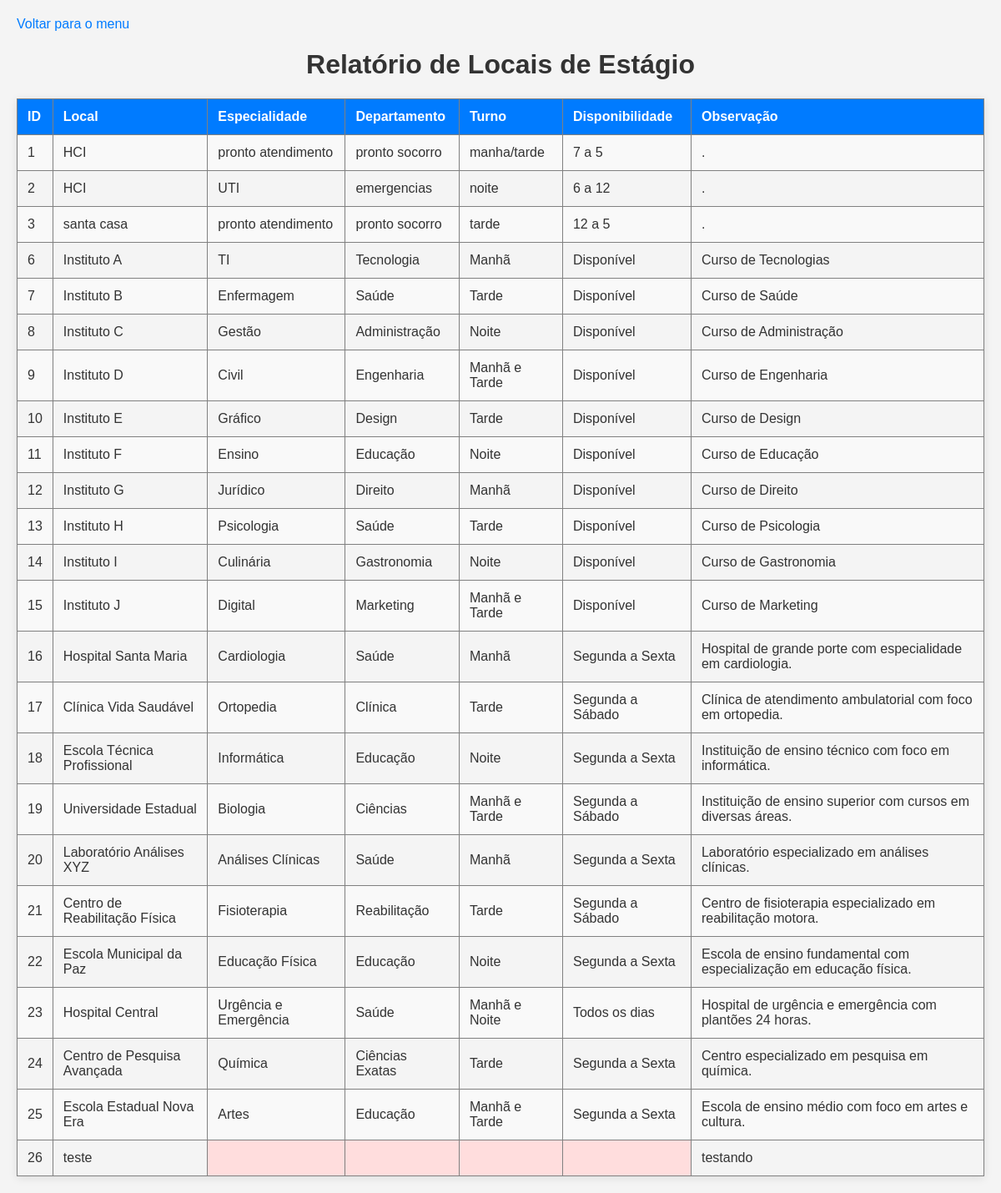
/relatorio_local.php (signed in), run on the app's committed database.
### tables this page shows
CREATE TABLE `local` (
  `id` int NOT NULL AUTO_INCREMENT,
  `instituicao` varchar(100) NOT NULL,
  `observacao` longtext NOT NULL,
  `especialidade` varchar(45) DEFAULT NULL,
  `departamento` varchar(45) DEFAULT NULL,
  `turno` varchar(45) DEFAULT NULL,
  `disponibilidade` varchar(45) DEFAULT NULL,
  PRIMARY KEY (`id`)
);

### Local.php (called while the page is built, shortened)
<?php
class Local {
    private $conn;
    private $table = 'local';
    public function __construct($db) {
        $this->conn = $db;
    }
    public function read() {
        $query = "SELECT * FROM " . $this->table;
        $stmt = $this->conn->prepare($query);
        $stmt->execute();
        return $stmt;
    }
}
?>

### relatorio_local.php (the view, shortened to what this page needs)
<!DOCTYPE html>
<html lang="pt-BR">
<head>
    <link rel="stylesheet" href="estilinho.css">
</head>
<body>
<a href="index.php">Voltar para o menu</a>
    <h1>Relatório de Locais de Estágio</h1>
    <table border="1">
        <tr>
            <th>ID</th>
            <th>Local</th>
            <th>Especialidade</th>
            <th>Departamento</th>
            <th>Turno</th>
            <th>Disponibilidade</th>
            <th>Observação</th>
        </tr>
        <?php
        include_once 'Local.php';
        $database = new Database();
        $db = $database->getConnection();
        $local = new Local($db);
        $stmt = $local->read();
        while ($row = $stmt->fetch(PDO::FETCH_ASSOC)) {
            echo "<tr>";
            echo "<td>" . $row['id'] . "</td>";
            echo "<td>" . $row['instituicao'] . "</td>";
            echo "<td>" . $row['especialidade'] . "</td>";
            echo "<td>" . $row['departamento'] . "</td>";
            echo "<td>" . $row['turno'] . "</td>";
            echo "<td>" . $row['disponibilidade'] . "</td>";
            echo "<td>" . $row['observacao'] . "</td>";
            echo "</tr>";
        }
        ?>
    </table>
</body>
</html>

### estilinho.css (style rules this page uses)
body { font-family: Arial, sans-serif; background-color: #f4f4f4; color: #333; margin: 0; padding: 20px; }
a { text-decoration: none; color: #007bff; }
h1 { text-align: center; color: #333; }
table { width: 100%; border-collapse: collapse; margin-top: 20px; box-shadow: 0 2px 10px rgba(0, 0, 0, 0.1); }
th, td { padding: 12px; text-align: left; }
th { background-color: #007bff; color: white; }
tr:nth-child(even) { background-color: #f9f9f9; }
td:empty { background-color: #ffdddd; text-align: center; }

### data on the page
local: id "1", instituicao "HCI", especialidade "pronto atendimento", departamento "pronto socorro", turno "manha/tarde", disponibilidade "7 a 5", observacao "."
local: id "2", instituicao "HCI", especialidade "UTI", departamento "emergencias", turno "noite", disponibilidade "6 a 12", observacao "."
local: id "3", instituicao "santa casa", especialidade "pronto atendimento", departamento "pronto socorro", turno "tarde", disponibilidade "12 a 5", observacao "."
local: id "6", instituicao "Instituto A", especialidade "TI", departamento "Tecnologia", turno "Manhã", disponibilidade "Disponível", observacao "Curso de Tecnologias"
local: id "7", instituicao "Instituto B", especialidade "Enfermagem", departamento "Saúde", turno "Tarde", disponibilidade "Disponível", observacao "Curso de Saúde"
local: id "8", instituicao "Instituto C", especialidade "Gestão", departamento "Administração", turno "Noite", disponibilidade "Disponível", observacao "Curso de Administração"
local: id "9", instituicao "Instituto D", especialidade "Civil", departamento "Engenharia", turno "Manhã e Tarde", disponibilidade "Disponível", observacao "Curso de Engenharia"
local: id "10", instituicao "Instituto E", especialidade "Gráfico", departamento "Design", turno "Tarde", disponibilidade "Disponível", observacao "Curso de Design"
local: id "11", instituicao "Instituto F", especialidade "Ensino", departamento "Educação", turno "Noite", disponibilidade "Disponível", observacao "Curso de Educação"
local: id "12", instituicao "Instituto G", especialidade "Jurídico", departamento "Direito", turno "Manhã", disponibilidade "Disponível", observacao "Curso de Direito"
local: id "13", instituicao "Instituto H", especialidade "Psicologia", departamento "Saúde", turno "Tarde", disponibilidade "Disponível", observacao "Curso de Psicologia"
local: id "14", instituicao "Instituto I", especialidade "Culinária", departamento "Gastronomia", turno "Noite", disponibilidade "Disponível", observacao "Curso de Gastronomia"
local: id "15", instituicao "Instituto J", especialidade "Digital", departamento "Marketing", turno "Manhã e Tarde", disponibilidade "Disponível", observacao "Curso de Marketing"
local: id "16", instituicao "Hospital Santa Maria", especialidade "Cardiologia", departamento "Saúde", turno "Manhã", disponibilidade "Segunda a Sexta", observacao "Hospital de grande porte com especialidade em cardiologia."
local: id "17", instituicao "Clínica Vida Saudável", especialidade "Ortopedia", departamento "Clínica", turno "Tarde", disponibilidade "Segunda a Sábado", observacao "Clínica de atendimento ambulatorial com foco em ortopedia."
local: id "18", instituicao "Escola Técnica Profissional", especialidade "Informática", departamento "Educação", turno "Noite", disponibilidade "Segunda a Sexta", observacao "Instituição de ensino técnico com foco em informática."
local: id "19", instituicao "Universidade Estadual", especialidade "Biologia", departamento "Ciências", turno "Manhã e Tarde", disponibilidade "Segunda a Sábado", observacao "Instituição de ensino superior com cursos em diversas áreas."
local: id "20", instituicao "Laboratório Análises XYZ", especialidade "Análises Clínicas", departamento "Saúde", turno "Manhã", disponibilidade "Segunda a Sexta", observacao "Laboratório especializado em análises clínicas."
local: id "21", instituicao "Centro de Reabilitação Física", especialidade "Fisioterapia", departamento "Reabilitação", turno "Tarde", disponibilidade "Segunda a Sábado", observacao "Centro de fisioterapia especializado em reabilitação motora."
local: id "22", instituicao "Escola Municipal da Paz", especialidade "Educação Física", departamento "Educação", turno "Noite", disponibilidade "Segunda a Sexta", observacao "Escola de ensino fundamental com especialização em educação física."
local: id "23", instituicao "Hospital Central", especialidade "Urgência e Emergência", departamento "Saúde", turno "Manhã e Noite", disponibilidade "Todos os dias", observacao "Hospital de urgência e emergência com plantões 24 horas."
local: id "24", instituicao "Centro de Pesquisa Avançada", especialidade "Química", departamento "Ciências Exatas", turno "Tarde", disponibilidade "Segunda a Sexta", observacao "Centro especializado em pesquisa em química."
local: id "25", instituicao "Escola Estadual Nova Era", especialidade "Artes", departamento "Educação", turno "Manhã e Tarde", disponibilidade "Segunda a Sexta", observacao "Escola de ensino médio com foco em artes e cultura."
local: id "26", instituicao "teste", observacao "testando"
